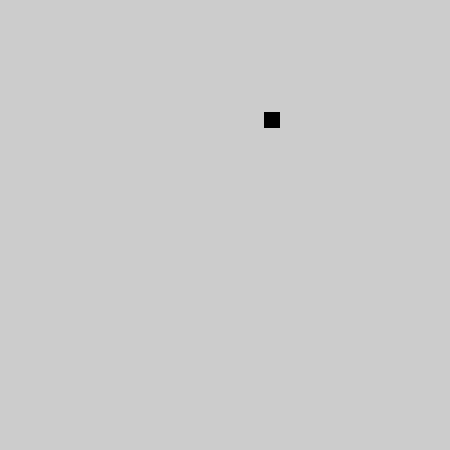
Frame 1 (no input)
Frame 60 (the mouse pressed at the canvas centre just before this capture): identical to frame 1, image omitted
Frame 120 (the mouse held since frame 60 and released just before this capture): identical to frame 1, image omitted

The Processing sketch that drew this single still picture (run headless with seeded random() and noise(); from frame 60 on, the mouse is pressed at the canvas centre):

// Processing sketch: Snake1
// ── Snake1.pde
int direction=0;
int snakeSize=10;
int time=1;
int[] sHeadX= new int[4000];
int[] sHeadY= new int[4000];
int foodX=(round(random(50))+1)*8;
int foodY=(round(random(50))+1)*8;

void setup()
{
  size(450,450);
  textAlign(CENTER);
}




void draw()
{

  fill(0,0,0);
  stroke(0);
  rect(foodX,foodY,15,15);
  fill(0);
  stroke(0);
  
}




void keyPressed()
{
  if (key == CODED)
  {
    if (keyCode == UP && direction!=270 && (sHeadY[1]-8)!=sHeadY[2])
    {
      direction=90;
    }
    if (keyCode == DOWN && direction!=90 && (sHeadY[1]+8)!=sHeadY[2])
    {
      direction=270;
    }if (keyCode == LEFT && direction!=0 && (sHeadX[1]-8)!=sHeadX[2])
    {
      direction=180;
    }if (keyCode == RIGHT && direction!=180 && (sHeadX[1]+8)!=sHeadX[2])
    {
      direction=0;
    }
  }
}
    
    
    
    
    
    
    
    
    
